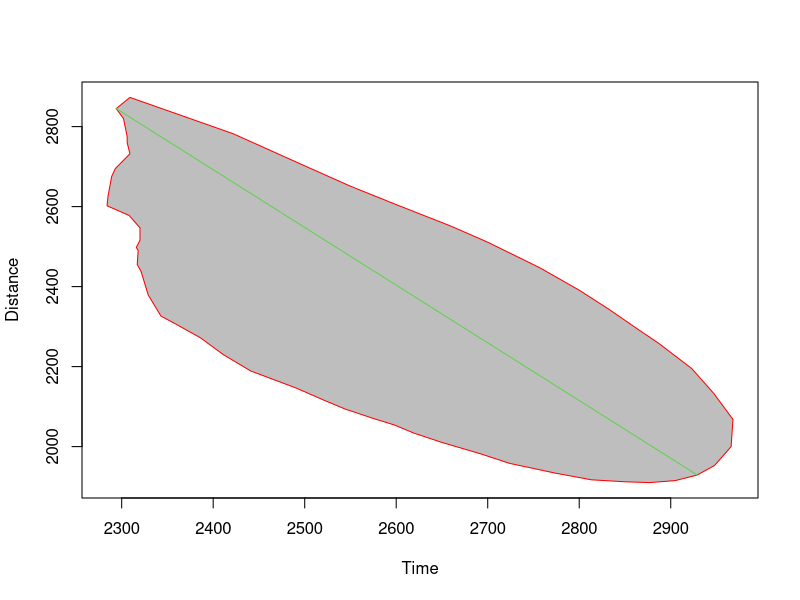
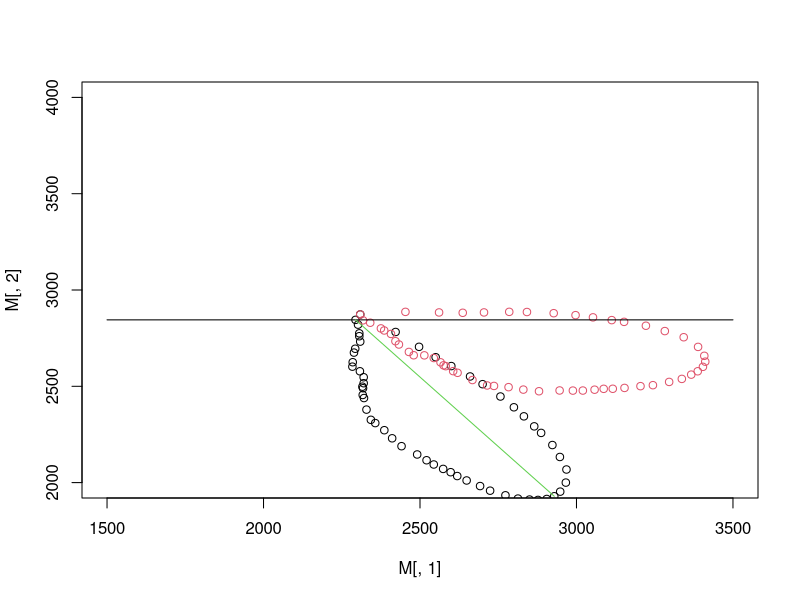

The R script that drew these images, in order:

# Load the tidyverse
install.packages("tidyverse")
library(tidyverse)

## Enter data ====
x = c(2309,2422,2497,2550,2600,2660,2700,2757,2800,2832,2865,2887,2923,2947,2968,2966,2948,2929,2905,2877,2850,2813,2773,2724,2692,2649,2619,2598,2574,2544,2521,2491,2441,2411,2386,2357,2343,2329,2321,2317,2318,2316,2320,2320,2308,2284,2285,2289,2293,2309,2306,2306,2302,2294)
y = c(2873,2782,2705,2651,2605,2551,2511,2447,2391,2344,2292,2258,2195,2133,2068,2000,1953,1929,1915,1910,1912,1917,1934,1958,1982,2011,2034,2054,2071,2094,2116,2146,2189,2230,2272,2309,2326,2379,2439,2455,2490,2498,2516,2547,2578,2602,2625,2675,2695,2732,2760,2775,2820,2845)

# x<-M2[,1]
# y<-M2[,2]

## Calculate maximum inner distance from wing base ====
# https://stackoverflow.com/questions/40999545/method-for-calculating-distance-between-all-points-in-a-dataframe-containing-a-l
ID = 1:length(x)
df= data.frame(ID,x,y)

# Set up a fake key to join on (just a constant)
df <- df %>% mutate(k = 1) 

# Perform the join, remove the key, then create the distance
# df %>% 
#   full_join(df, by = "k") %>% 
#   mutate(dist = sqrt((x.x - x.y)^2 + (y.x - y.y)^2)) %>%
#   select(-k)
results<- df %>% 
  full_join(df, by = "k") %>% 
  filter(ID.x != ID.y) %>%
  mutate(dist = sqrt((x.x - x.y)^2 + (y.x - y.y)^2)) %>%
  select(-k)

# save results into a matrix  
names(results)-> column.names
results <- data.frame(matrix(unlist(results), nrow=dim(results)[1], byrow=F))
colnames(results) <- column.names

## identify max distance based on axis 
# assume wing base is the last point max(results$ID.x) 
# (because the first wing point has been at the top of the wing base axis)   
last.point = max(results$ID.x)

# results[results$ID.x %in% last.point,] # only select those where starting pt is last pt
# results[results$ID.x %in% last.point,][7]  # column 7 are the calculated distances
# max(results[results$ID.x %in% last.point,][7]) # maximum of the calculated distances

maxID <- which( results$ID.x==last.point & 
                 results$dist == max(results[results$ID.x %in% last.point,][7]))

## x, y coordinates of wing base & wing tip
wl.base <- data.frame(x=results[maxID,2],y=results[maxID,3]) 
wl.tip  <- data.frame(x=results[maxID,5],y=results[maxID,6]) 


## plot and view imported shape ====
plot(x, y, type = "n", xlab = "Time", ylab = "Distance")
polygon(x, y, col = "gray", border = "red")
lines(c(wl.base$x,wl.tip$x), c(wl.base$y,wl.tip$y), col =3)

# points(wl.base$x,wl.base$y)
# points(wl.tip$x,wl.tip$y)
# Cool functions
rad2deg <- function(rad) {(rad * 180) / (pi)}
deg2rad <- function(deg) {(deg * pi) / (180)}


## Rotate shape by alpha angle to make shape horizontal ====
#https://stackoverflow.com/questions/15463462/rotate-graph-by-angle
M <- cbind(x,y)
#plot data
plot(M[,1],M[,2],xlim=c(1500,3500),ylim=c(2000,4000))
#Rotation angle calculated:
alpha<- atan(wl.base$y/wl.tip$x)
#Rotation matrix
rotm <- matrix(c(cos(alpha),sin(alpha),-sin(alpha),cos(alpha)),ncol=2)
#shift, rotate, shift back
M2 <- t(rotm %*% (
  t(M)-c(M[1,1],M[1,2])
)+c(M[1,1],M[1,2]))
#plot rotated wing
points(M2[,1],M2[,2],xlim=c(1500,3500),ylim=c(2000,4000), col = 2)
# check straight line based on original segment position
lines(1500:3500, rep(wl.base$y,2001)) 
# draw original wing segment
lines(c(wl.base$x,wl.tip$x), c(wl.base$y,wl.tip$y), col =3)


  